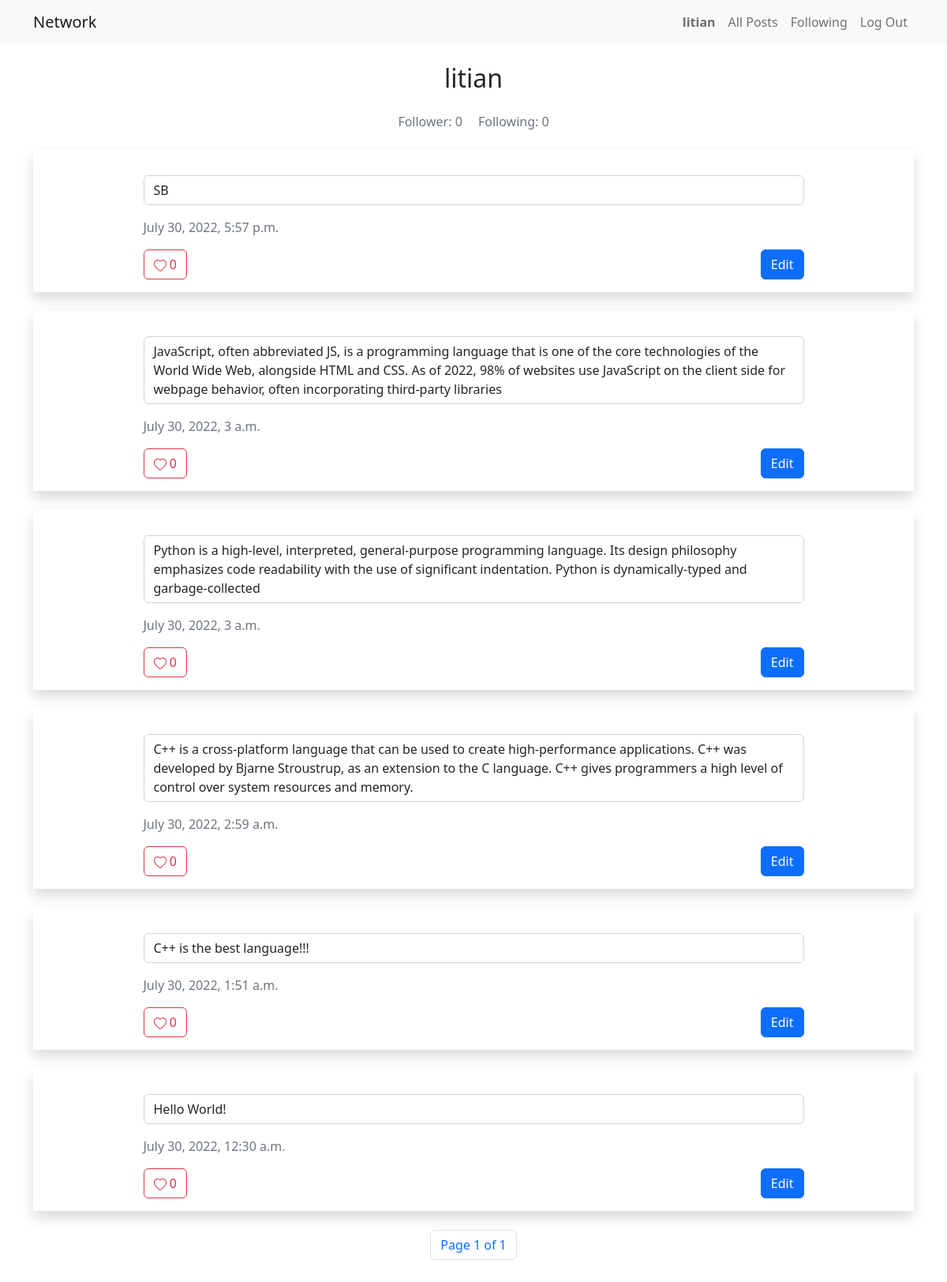
Page /profile/litian (signed in) on the earlier database version.
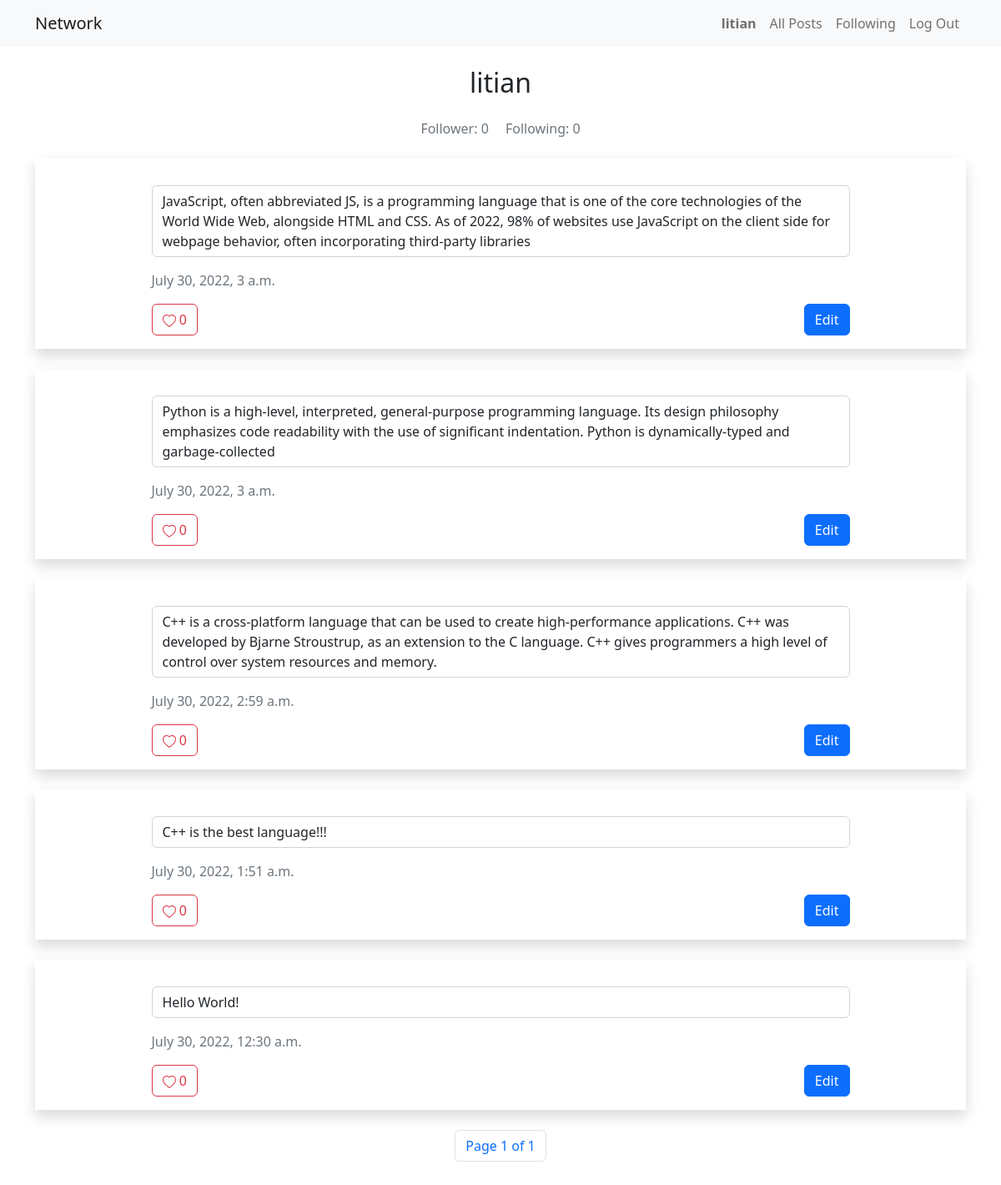
Same page on the later database version.
### network/models.py (models this page shows, shortened)
class Post(models.Model):
    owner = models.ForeignKey(User, on_delete=models.CASCADE, related_name='posts')
    content = models.TextField()
    likes = models.IntegerField(default=0)
    timestamp = models.DateTimeField(auto_now_add=True)

### network/views.py (the view)
# urls.py: path("profile/<str:username>", views.profile, name="profile"),
def profile(request, username):
    try:
        usr = User.objects.get(username=username)
    except User.DoesNotExist:
        return HttpResponse(status=404)
    is_following = (Follow.objects.filter(user1=request.user, user2=usr)
                    if request.user.is_authenticated
                    else None)
    posts = usr.posts.order_by("-timestamp")
    paginator = Paginator(posts, 10)
    page_number = request.GET.get('page')
    page_obj = paginator.get_page(page_number)
    likes = [like_obj.post for like_obj in usr.liking.all()]
    return render(request, "network/profile.html", {
        "owner": username,
        "posts": page_obj,
        "following": usr.following_others.count(),
        "follower": usr.being_followed.count(),
        "is_following": is_following,
        "likes": likes
    })

### network/templates/network/profile.html (shortened to what this page needs)
{% extends "network/layout.html" %}
{% load static %}
{% block body %}
<h2 class="text-center my-4">{{ owner }}</h2>
{% if user.username == owner %}
<div class="text-center">
    <h6 class="d-inline text-secondary me-3">Follower: {{ follower }}</h6>
    <h6 class="d-inline text-secondary">Following: {{ following }}</h6>
</div>
{% endif %}
{% for post in posts %}
{% if forloop.last %}
<div class="shadow my-4 py-3">
{% else %}
<div class="shadow mt-4 py-3">
{% endif %}
    <div class="w-75 m-auto">
        <p class="form-control mt-3 original-content">{{ post.content }}</p>
        <p class="text-secondary">{{ post.timestamp }}</p>
        {% if user.is_authenticated %}
        <div class="d-flex">
            <button type="button" class="btn btn-outline-danger like-btn" data-id="{{ post.id }}">
                <span>{{ post.likes }}</span>
            </button>
            {% if post.owner == user %}
            <div class="ms-auto">
                <button type="button" class="btn btn-primary edit-btn" data-id="{{ post.id }}">Edit</button>
            </div>
            {% endif %}
        </div>
        {% endif %}
    </div>
</div>
{% if forloop.last %}
<div class="d-flex justify-content-center align-items-center my-4">
    <nav aria-label="Page navigation example">
        <ul class="pagination">
            <li class="page-item"><a class="page-link" href="#">Page {{ posts.number }} of {{ posts.paginator.num_pages }}</li></a>
        </ul>
    </nav>
</div>
{% endif %}
{% empty %}
<div class="d-flex justify-content-center align-items-center mt-4">
    <h2>No Posts</h2>
</div>
{% endfor %}
{% endblock %}

Differences in the rows shown:
removed Post: content "SB", timestamp "July 30, 2022, 5:57 p.m.", likes "0"
